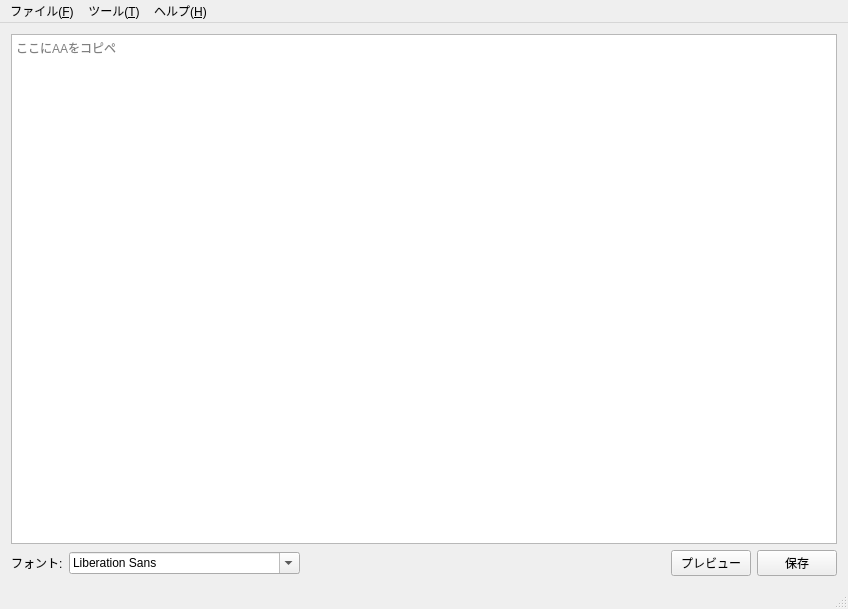
<?xml version="1.0" encoding="UTF-8"?>
<ui version="4.0">
 <class>MainWindow</class>
 <widget class="QMainWindow" name="MainWindow">
  <property name="geometry">
   <rect>
    <x>0</x>
    <y>0</y>
    <width>848</width>
    <height>609</height>
   </rect>
  </property>
  <property name="windowTitle">
   <string>MainWindow</string>
  </property>
  <widget class="QWidget" name="centralWidget">
   <layout class="QVBoxLayout" name="verticalLayout">
    <item>
     <widget class="QPlainTextEdit" name="aaTextEdit">
      <property name="styleSheet">
       <string notr="true"/>
      </property>
      <property name="placeholderText">
       <string>ここにAAをコピペ</string>
      </property>
     </widget>
    </item>
    <item>
     <layout class="QHBoxLayout" name="horizontalLayout">
      <item>
       <widget class="QLabel" name="label">
        <property name="text">
         <string>フォント:</string>
        </property>
       </widget>
      </item>
      <item>
       <widget class="QFontComboBox" name="fontComboBox"/>
      </item>
      <item>
       <spacer name="horizontalSpacer">
        <property name="orientation">
         <enum>Qt::Horizontal</enum>
        </property>
        <property name="sizeHint" stdset="0">
         <size>
          <width>40</width>
          <height>20</height>
         </size>
        </property>
       </spacer>
      </item>
      <item>
       <widget class="QPushButton" name="previewButton">
        <property name="text">
         <string>プレビュー</string>
        </property>
       </widget>
      </item>
      <item>
       <widget class="QPushButton" name="saveButton">
        <property name="text">
         <string>保存</string>
        </property>
       </widget>
      </item>
     </layout>
    </item>
   </layout>
  </widget>
  <widget class="QMenuBar" name="menuBar">
   <property name="geometry">
    <rect>
     <x>0</x>
     <y>0</y>
     <width>848</width>
     <height>22</height>
    </rect>
   </property>
   <widget class="QMenu" name="menu">
    <property name="title">
     <string>ファイル(&amp;F)</string>
    </property>
    <addaction name="actionOpen"/>
    <addaction name="saveAction"/>
    <addaction name="separator"/>
    <addaction name="exitAction"/>
   </widget>
   <widget class="QMenu" name="menu_T">
    <property name="title">
     <string>ツール(&amp;T)</string>
    </property>
    <addaction name="action_P"/>
   </widget>
   <widget class="QMenu" name="menu_H">
    <property name="title">
     <string>ヘルプ(&amp;H)</string>
    </property>
    <addaction name="actionAbout"/>
    <addaction name="actionAboutqt"/>
   </widget>
   <addaction name="menu"/>
   <addaction name="menu_T"/>
   <addaction name="menu_H"/>
  </widget>
  <widget class="QStatusBar" name="statusBar"/>
  <action name="saveAction">
   <property name="text">
    <string>保存(&amp;S)</string>
   </property>
  </action>
  <action name="exitAction">
   <property name="text">
    <string>終了(&amp;X)</string>
   </property>
   <property name="menuRole">
    <enum>QAction::QuitRole</enum>
   </property>
  </action>
  <action name="action_P">
   <property name="text">
    <string>設定(&amp;P)</string>
   </property>
   <property name="menuRole">
    <enum>QAction::PreferencesRole</enum>
   </property>
  </action>
  <action name="actionOpen">
   <property name="text">
    <string>開く</string>
   </property>
  </action>
  <action name="actionAbout">
   <property name="text">
    <string>about</string>
   </property>
   <property name="shortcutContext">
    <enum>Qt::WidgetShortcut</enum>
   </property>
   <property name="menuRole">
    <enum>QAction::AboutRole</enum>
   </property>
  </action>
  <action name="actionAboutqt">
   <property name="text">
    <string>aboutqt</string>
   </property>
   <property name="menuRole">
    <enum>QAction::AboutQtRole</enum>
   </property>
  </action>
 </widget>
 <layoutdefault spacing="6" margin="11"/>
 <resources/>
 <connections/>
</ui>
